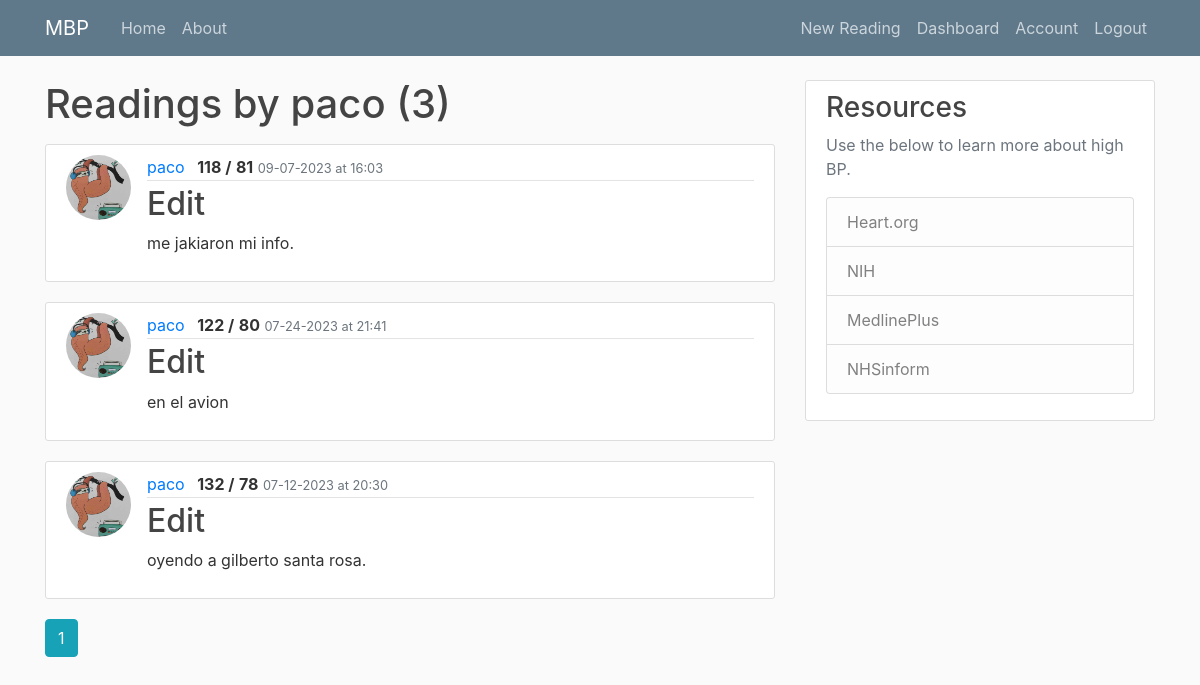
Before: /user/paco (signed in) with the older database file.
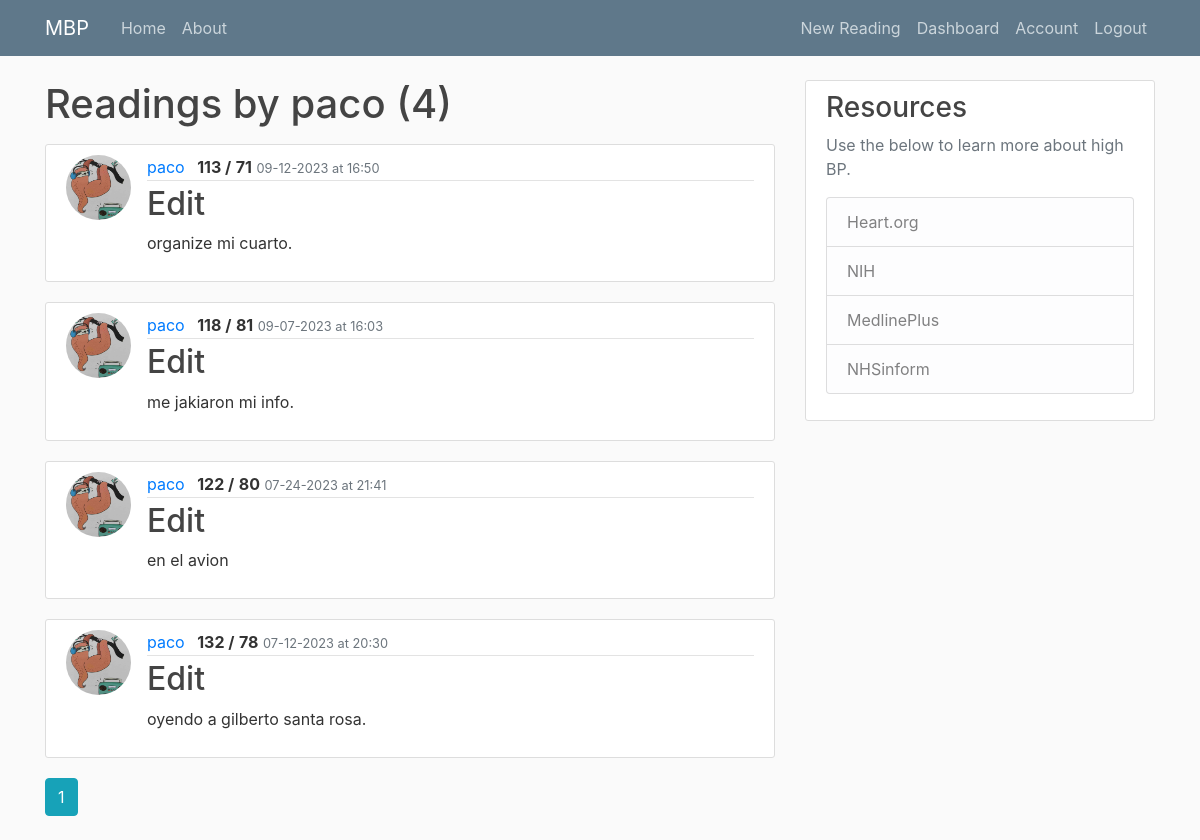
After: the same page with the newer database file.
### mbp/models.py (models this page shows, shortened)
class User(db.Model, UserMixin):
    id = db.Column(db.Integer, primary_key=True)
    username = db.Column(db.String(20), unique=True, nullable=False)
    email = db.Column(db.String(120), unique=True, nullable=False)
    image_file = db.Column(db.String(20), nullable=False, default='default.jpg')
    password = db.Column(db.String(60), nullable=False)
    readings = db.relationship('Reading', backref='user', lazy=True)

class Reading(db.Model):
    id = db.Column(db.Integer, primary_key=True)
    sys = db.Column(db.String(3), nullable=False)
    dia = db.Column(db.String(3), nullable=False)
    notes = db.Column(db.Text, nullable=False)
    date_posted = db.Column(db.DateTime, nullable=False, default=datetime.utcnow)
    user_id = db.Column(db.Integer, db.ForeignKey('user.id'), nullable=False)

### mbp/users/routes.py (the view)
@users.route('/user/<string:username>')
@login_required
def user_readings(username):
    page = request.args.get('page', 1, type=int) #Grab the page we want. In this case page one. Set type integer as the page number.
    user = User.query.filter_by(username=username).first_or_404()
    reading = Reading.query.filter_by(user=user)\
        .order_by(Reading.date_posted.desc())\
        .paginate(page=page, per_page=5) #Show 5 readings per page. Can use http://localhost:8000/home?page=3 to navigate to pages.
    return render_template('user_readings.html', title='Dashboard2', reading=reading, user=user, username=username)

### mbp/models.py (called while the page is built)
@login_manager.user_loader
def load_user(user_id):
    return User.query.get(int(user_id))

### mbp/templates/user_readings.html
{% extends "base.html" %}
{% block content %}
    <h1 class="mb-3">Readings by {{ user.username }} ({{ reading.total }})</h1>
    {% for reading in reading.items %}
    <article class="media content-section">
      <img class="rounded-circle article-img" src="{{ url_for('static', filename='profile_pics/' + reading.user.image_file) }}" />
      <div class="media-body">
        <div class="article-metadata">
          <a class="mr-2" href="{{ url_for('users.user_readings', username=reading.user.username) }}">{{ reading.user.username }}</a>
          <text class="font-weight-bold">{{ reading.sys }} /</text>
          <text class="font-weight-bold">{{ reading.dia}}</text>
          <small class="text-muted">{{ reading.date_posted.strftime('%m-%d-%Y at %H:%M') }}</small>
        </div>
        <h2><a class="article-title" href="{{ url_for('readings.reading', reading_id=reading.id) }}">Edit</a></h2>
          <p class="article-content">{{ reading.notes }}</p>
      </div>
    </article>
    {% endfor %}
    {% for page_num in reading.iter_pages(left_edge=1, right_edge=1, left_current=1, right_current=2) %}
      {% if page_num %}
        {% if reading.page == page_num %}
          <a class="btn btn-info mb-4" href="{{ url_for('users.user_readings', username=user.username, page=page_num) }}">{{ page_num }}</a>
        {% else %}
          <a class="btn btn-outline-info mb-4" href="{{ url_for('users.user_readings', username=user.username, page=page_num) }}">{{ page_num }}</a>
        {% endif %}
      {% else %}
        ...
      {% endif %}
    {% endfor %}
{% endblock content %}

### mbp/templates/base.html (shortened to what this page needs)
<!DOCTYPE html>
<html>
<head>
    <link rel="stylesheet" href="https://maxcdn.bootstrapcdn.com/bootstrap/4.0.0/css/bootstrap.min.css">
    <link rel="stylesheet" type="text/css" href="{{ url_for('static', filename='css/main.css') }}">
</head>
<body>
  <header class="site-header">
<nav class="navbar navbar-expand-md navbar-dark bg-steel fixed-top">
  <div class="container">
    <a class="navbar-brand mr-4" href="/">MBP</a>
    <div class="collapse navbar-collapse" id="navbarToggle">
      <div class="navbar-nav mr-auto">
        <a class="nav-item nav-link" href="/">Home</a>
        <a class="nav-item nav-link" href="/about">About</a>
      </div>
      <div class="navbar-nav">
        {% if current_user.is_authenticated %}
        <a class="nav-item nav-link" href="{{ url_for('readings.new_reading') }}">New Reading</a>
        <a class="nav-item nav-link" href="{{ url_for('users.user_readings', username=current_user.username) }}">Dashboard</a>
        <a class="nav-item nav-link" href="{{ url_for('users.account') }}">Account</a>
        <a class="nav-item nav-link" href="{{ url_for('users.logout') }}">Logout</a>
        {% else %}
          <a class="nav-item nav-link" href="{{ url_for('users.login') }}">Login</a>
          <a class="nav-item nav-link" href="{{ url_for('users.register') }}">Register</a>
        {% endif %}
      </div>
    </div>
  </div>
</nav>
</header>
      <main role="main" class="container">
        <div class="row">
          <div class="col-md-8">
            {% block content %}{% endblock %}
          </div>
          <div class="col-md-4">
            <div class="content-section">
              <h3>Resources</h3>
              <p class='text-muted'>Use the below to learn more about high BP.
                <ul class="list-group">
                  <a li class="list-group-item list-group-item-light" href="https://www.heart.org/en/health-topics/high-blood-pressure" target="_blank">Heart.org</li></a>
                  <a li class="list-group-item list-group-item-light" href="https://www.nhlbi.nih.gov/health/high-blood-pressure" target="_blank">NIH</li></a>
                  <a li class="list-group-item list-group-item-light" href="https://medlineplus.gov/highbloodpressure.html" target="_blank">MedlinePlus</li></a>
                  <a li class="list-group-item list-group-item-light" href="https://www.nhsinform.scot/illnesses-and-conditions/heart-and-blood-vessels/conditions/high-blood-pressure-hypertension" target="_blank">NHSinform</li></a>
                </ul>
              </p>
            </div>
          </div>
        </div>
      </main>
</body>
</html>

### mbp/static/css/main.css (style rules this page uses)
body { background: #fafafa; color: #333333; margin-top: 5rem; }
h1, h2, h3, h4, h5, h6 { color: #444444; }
.bg-steel { background-color: #5f788a; }
.site-header .navbar-nav .nav-link { color: #cbd5db; }
.content-section { background: #ffffff; padding: 10px 20px; border: 1px solid #dddddd; border-radius: 3px; margin-bottom: 20px; }
.article-title { color: #444444; }
.article-content { white-space: pre-line; }
.article-img { height: 65px; width: 65px; margin-right: 16px; }
.article-metadata { padding-bottom: 1px; margin-bottom: 4px; border-bottom: 1px solid #e3e3e3 }

Changed rows visible on the page:
added Reading: image_file (placeholder picture), user.username "paco", sys "113", dia "71", date_posted "09-12-2023 at 16:50", notes "organize mi cuarto."
Other visible differences:
{{ reading.total }}: "3" → "4"
